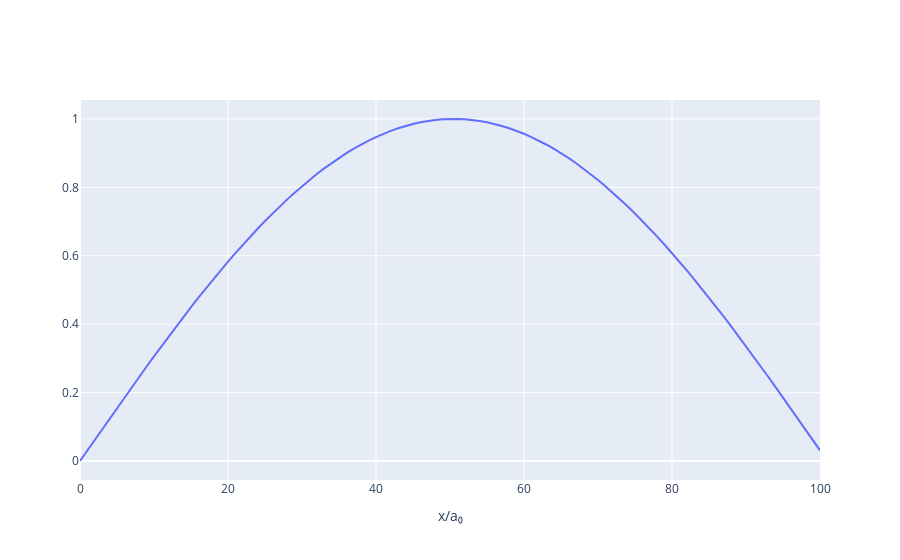

The cell this chart's notebook holds for it:
### Code cell
def eigenstate(we, n):
    """Return the n-th eigenstate of the wave equation."""
    return np.sin(n*np.pi*we.x/we.xmax)

we.conf_initial_state([eigenstate(we,1),np.zeros(we.dims)])
we.plot_field(we.psi[0])[0]
